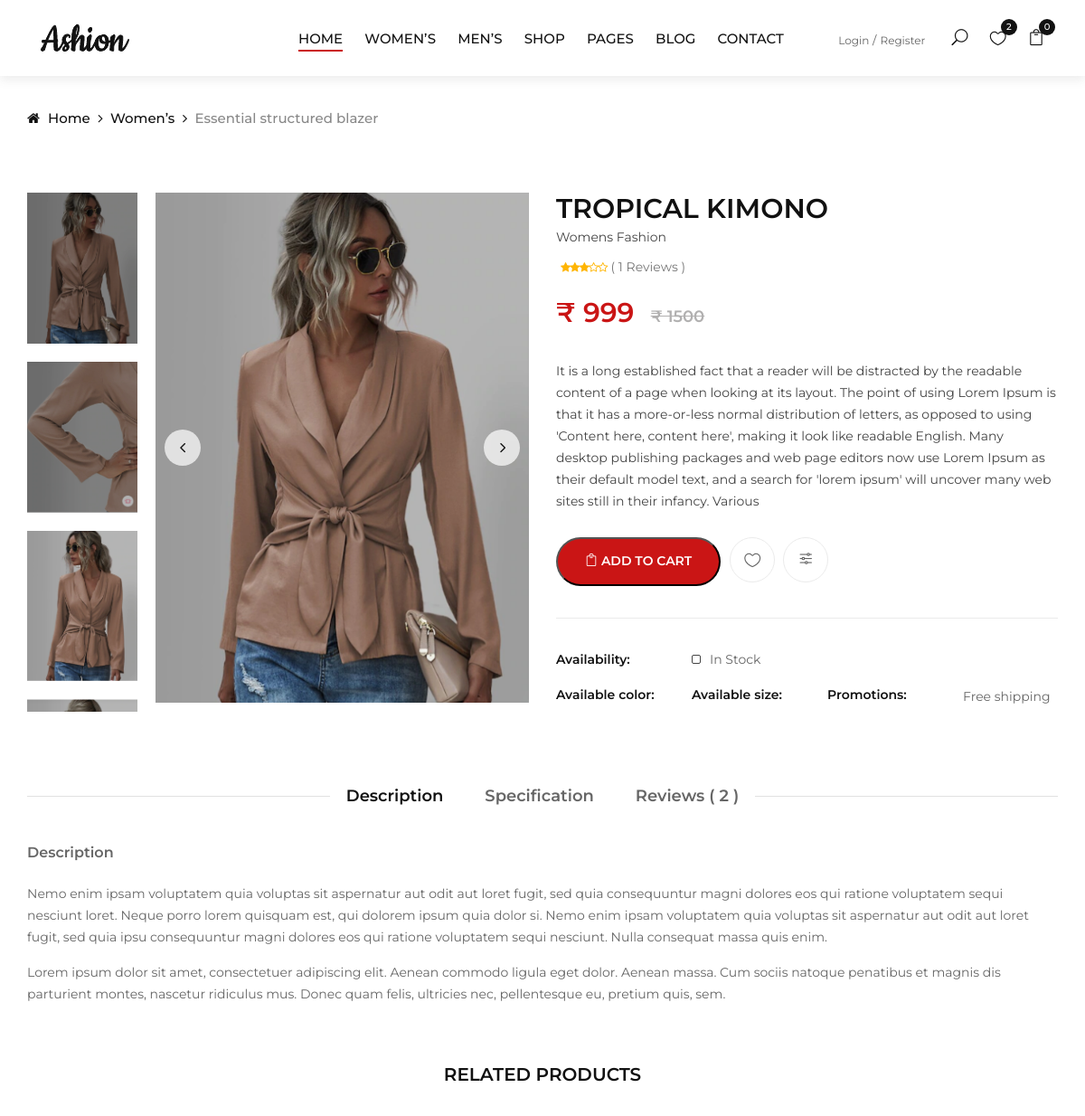
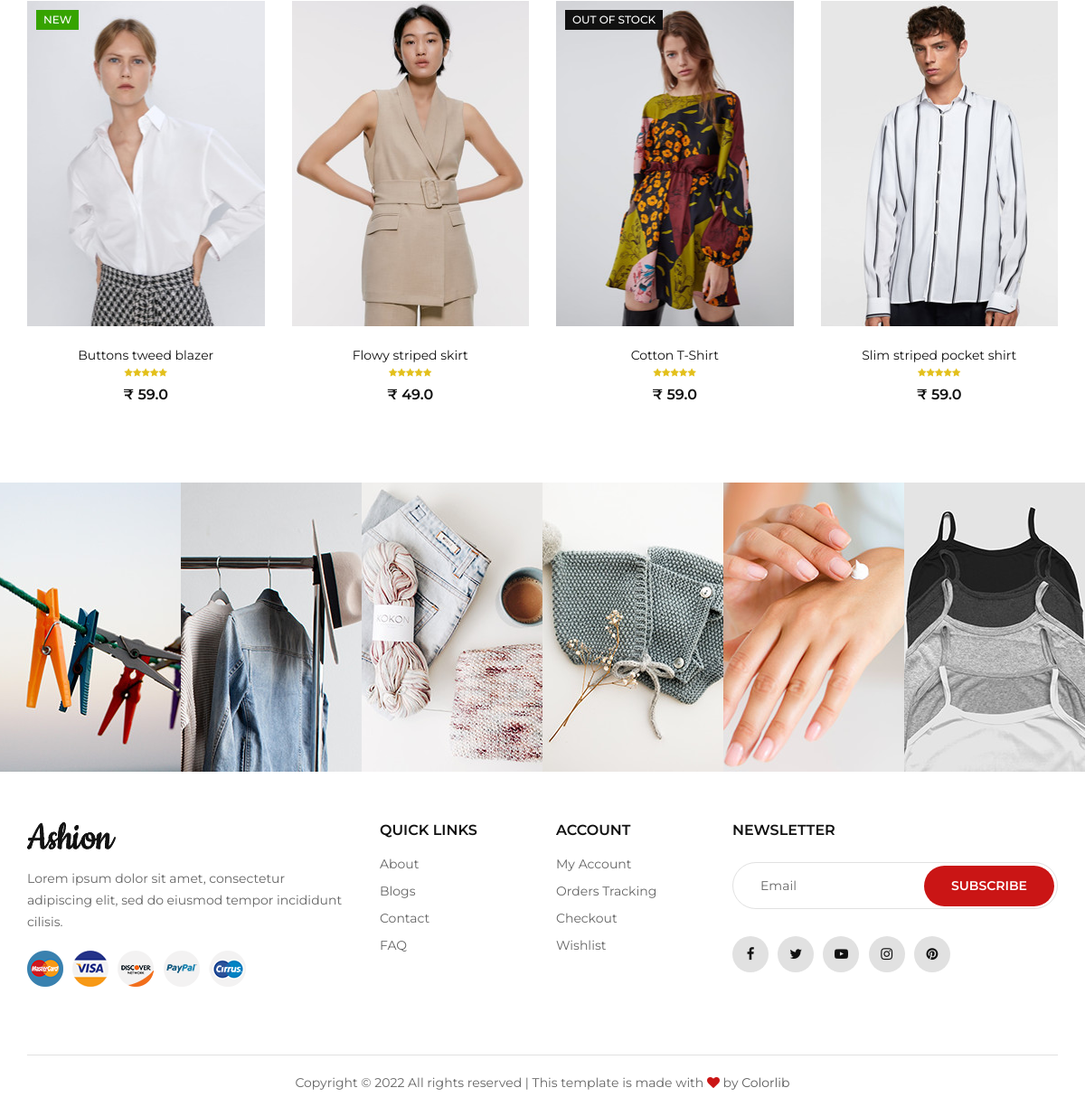
The page /store/category/womens-fashion/tropical-kimono/ on the database its author committed (2 pictures, top to bottom).
### store/models.py (models this page shows, shortened)
class Product(models.Model):
    product_name = models.CharField(max_length=255, unique=True)
    slug = models.SlugField(max_length=255, unique=True)
    description = models.TextField(max_length=500, blank=True)
    price = models.IntegerField()
    stock = models.IntegerField()
    images = models.ImageField(upload_to='photos/products')
    cropping = ImageRatioField('images', '512x512')
    image_1 = models.ImageField(upload_to='photos/products',blank=True)
    image_2 = models.ImageField(upload_to='photos/products',blank=True)
    image_3 = models.ImageField(upload_to='photos/products',blank=True)
    image_4 = models.ImageField(upload_to='photos/products',blank=True)
    is_available = models.BooleanField(default=True)
    category = models.ForeignKey(Category, on_delete=models.CASCADE)
    created_date = models.DateTimeField(auto_now_add=True)
    modified_date = models.DateTimeField(auto_now=True)
    def averageReview(self):
        reviews = ReviewRating.objects.filter(product=self, status=True).aggregate(average=Avg('rating'))
        avg = 0
        if reviews['average'] is not None:
            avg = float(reviews['average'])
        return avg
    def countReview(self):
        reviews = ReviewRating.objects.filter(product=self, status=True).aggregate(count=Count('id'))
        count = 0
        if reviews['count'] is not None:
            count = int(reviews['count'])
        return count

### category/models.py (models this page shows, shortened)
class Category(models.Model):
    category_name = models.CharField(max_length=250, unique=True)
    slug = models.SlugField(max_length=250, unique=True)
    description = models.TextField(max_length=300, blank=True)
    cat_image = models.ImageField(upload_to='photos/category',blank=True)
    class Meta:
        verbose_name = 'category'
        verbose_name_plural = 'categories'
    def __str__(self):
        return self.category_name

### store/views.py (the view)
# urls.py: path('category/<slug:category_slug>/<slug:product_slug>/',views.product_detail,name='product_detail'),
def product_detail(request, category_slug, product_slug):
    try :
        single_product = Product.objects.get(category__slug=category_slug, slug=product_slug)
        in_cart = CartItem.objects.filter(cart__cart_id=_cart_id(request), product=single_product).exists()
    except Exception as e:
        raise e
    if request.user.is_authenticated:
        try:
            orderproduct = OrderProduct.objects.filter(user=request.user, product_id = single_product.id).exists
        except OrderProduct.DoesNotExist:
            orderproduct = None
    else:
        orderproduct = None
    reviews = ReviewRating.objects.filter(product_id = single_product.id, status=True)
    context = {
        'single_product' : single_product,
        'in_cart': in_cart,
        'orderproduct' : orderproduct,
        'reviews':reviews,
    }
    return render(request, 'product_detail.html', context)

### templates/product_detail.html (shortened to what this page needs)
{% extends 'base.html' %}
{% load static %}
{% block content %}
<div class="breadcrumb-option">
    <div class="container">
        <div class="row">
            <div class="col-lg-12">
                <div class="breadcrumb__links">
                    <a href="./index.html"><i class="fa fa-home"></i> Home</a>
                    <a href="#">Women’s </a>
                    <span>Essential structured blazer</span>
                </div>
            </div>
        </div>
    </div>
</div>
<section class="product-details spad">
    <div class="container">
        <div class="row">
            <div class="col-lg-6">
                <div class="product__details__pic">
                    <div class="product__details__pic__left product__thumb nice-scroll">
                        <a class="pt active" href="#product-1">
                            <img src="{{single_product.images.url}}" alt="">
                        </a>
                        <a class="pt active" href="#product-2">
                            <img src="{{single_product.image_1.url}}" alt="">
                        </a>
                        <a class="pt" href="#product-3">
                            <img src="{{single_product.image_2.url}}" alt="">
                        </a>
                        <a class="pt" href="#product-4">
                            <img src="{{single_product.image_3.url}}" alt="">
                        </a>
                    </div>
                    <div class="product__details__slider__content">
                        <div class="product__details__pic__slider owl-carousel">
                            {% load thumbnail %}
                            <img data-hash="product-1" class="product__big__img" src="{% thumbnail single_product.images 512x512 box=product.cropping crop detail %}
                            " alt="">
                        </div>
                    </div>
                </div>
            </div>
            <div class="col-lg-6">
                <form action="{% url 'add_cart' single_product.id %}" method="POST">
                <div class="product__details__text">
                    <h3>{{single_product.product_name}} <span>{{single_product.category}}</span></h3>
                    <div class="rating">
                        <div class="my-2 rating-star">
                            <span>
                                <i class="fa fa-star{% if single_product.averageReview < 0.5 %}-o{% elif single_product.averageReview >= 0.5 and single_product.averageReview < 1 %}-half-o {% endif %}" aria-hidden="true"></i>
                                <i class="fa fa-star{% if single_product.averageReview < 1.5 %}-o{% elif single_product.averageReview >= 1.5 and single_product.averageReview < 2 %}-half-o {% endif %}" aria-hidden="true"></i>
                                <i class="fa fa-star{% if single_product.averageReview < 2.5 %}-o{% elif single_product.averageReview >= 2.5 and single_product.averageReview < 3 %}-half-o {% endif %}" aria-hidden="true"></i>
                                <i class="fa fa-star{% if single_product.averageReview < 3.5 %}-o{% elif single_product.averageReview >= 3.5 and single_product.averageReview < 4 %}-half-o {% endif %}" aria-hidden="true"></i>
                                <i class="fa fa-star{% if single_product.averageReview < 4.5 %}-o{% elif single_product.averageReview >= 4.5 and single_product.averageReview < 5 %}-half-o {% endif %}" aria-hidden="true"></i>
                            </span>
                            <span class="ml-1" style="color:#777; font-size: 14px;">( {{single_product.countReview}}  Reviews )</span>
                        </div>
                    </div>
                    <div class="product__details__price">₹ {{single_product.price}} <span>₹ 1500 </span></div>
                    <p>{{single_product.description}}</p>
                    <div class="product__details__button">
                        {% if single_product.stock <= 0 %}
                        <a href="" class="cart-btn"><span class=""></span>Out of stock</a>
                        {% else %}
                         <button type="submit" href="" class="cart-btn"><span class="icon_bag_alt"></span> Add to cart</button>
                        {% endif %}
                        <ul>
                            <li><a href="#"><span class="icon_heart_alt"></span></a></li>
                            <li><a href="#"><span class="icon_adjust-horiz"></span></a></li>
                        </ul>
                    </div>
                    <div class="product__details__widget">
                        <ul>
                            <li>
                                <span>Availability:</span>
                                <div class="stock__checkbox">
                                    <label for="stockin">
                                        In Stock
                                        <span class="checkmark"></span>
                                    </label>
                                </div>
                            </li>
                            <li>
                                <span>Available color:</span>
                            </li>
                            <li>
                                <span>Available size:</span>
                            </li>
                            <li>
                                <span>Promotions:</span>
                                <p>Free shipping</p>
                            </li>
                        </ul>
                    </div>
                </div>
            </form>
            </div>
            <div class="col-lg-12">
                <div class="product__details__tab">
                    <ul class="nav nav-tabs" role="tablist">
                        <li class="nav-item">
                            <a class="nav-link active" data-toggle="tab" href="#tabs-1" role="tab">Description</a>
                        </li>
                        <li class="nav-item">
                            <a class="nav-link" data-toggle="tab" href="#tabs-2" role="tab">Specification</a>
                        </li>
                        <li class="nav-item">
                            <a class="nav-link" data-toggle="tab" href="#tabs-3" role="tab">Reviews ( 2 )</a>
                        </li>
                    </ul>
                    <div class="tab-content">
                        <div class="tab-pane active" id="tabs-1" role="tabpanel">
                            <h6>Description</h6>
                            <p>Nemo enim ipsam voluptatem quia voluptas sit aspernatur aut odit aut loret fugit, sed
                                quia consequuntur magni dolores eos qui ratione voluptatem sequi nesciunt loret.
                                Neque porro lorem quisquam est, qui dolorem ipsum quia dolor si. Nemo enim ipsam
                                voluptatem quia voluptas sit aspernatur aut odit aut loret fugit, sed quia ipsu
                                consequuntur magni dolores eos qui ratione voluptatem sequi nesciunt. Nulla
                            consequat massa quis enim.</p>
                            <p>Lorem ipsum dolor sit amet, consectetuer adipiscing elit. Aenean commodo ligula eget
                                dolor. Aenean massa. Cum sociis natoque penatibus et magnis dis parturient montes,
                                nascetur ridiculus mus. Donec quam felis, ultricies nec, pellentesque eu, pretium
                            quis, sem.</p>
                        </div>
                    </div>
                </div>
            </div>
        </div>
        <div class="row">
            <div class="col-lg-12 text-center">
                <div class="related__title">
                    <h5>RELATED PRODUCTS</h5>
                </div>
            </div>
            <div class="col-lg-3 col-md-4 col-sm-6">
                <div class="product__item">
                    <div class="product__item__pic set-bg" data-setbg="img/product/related/rp-1.jpg">
                        <div class="label new">New</div>
                        <ul class="product__hover">
                        </ul>
                    </div>
                    <div class="product__item__text">
                        <h6><a href="#">Buttons tweed blazer</a></h6>
                        <div class="rating">
                            <i class="fa fa-star"></i>
                            <i class="fa fa-star"></i>
                            <i class="fa fa-star"></i>
                            <i class="fa fa-star"></i>
                            <i class="fa fa-star"></i>
                        </div>
                        <div class="product__price">₹ 59.0</div>
                    </div>
                </div>
            </div>
            <div class="col-lg-3 col-md-4 col-sm-6">
                <div class="product__item">
                    <div class="product__item__pic set-bg" data-setbg="img/product/related/rp-2.jpg">
                        <ul class="product__hover">
                        </ul>
                    </div>
                    <div class="product__item__text">
                        <h6><a href="#">Flowy striped skirt</a></h6>
                        <div class="rating">
                            <i class="fa fa-star"></i>
                            <i class="fa fa-star"></i>
                            <i class="fa fa-star"></i>
                            <i class="fa fa-star"></i>
                            <i class="fa fa-star"></i>
                        </div>
                        <div class="product__price">₹ 49.0</div>
                    </div>
                </div>
            </div>
            <div class="col-lg-3 col-md-4 col-sm-6">
                <div class="product__item">
                    <div class="product__item__pic set-bg" data-setbg="img/product/related/rp-3.jpg">
                        <div class="label stockout">out of stock</div>
                        <ul class="product__hover">
                        </ul>
                    </div>
                    <div class="product__item__text">
                        <h6><a href="#">Cotton T-Shirt</a></h6>
                        <div class="rating">
                            <i class="fa fa-star"></i>
                            <i class="fa fa-star"></i>
                            <i class="fa fa-star"></i>
                            <i class="fa fa-star"></i>
                            <i class="fa fa-star"></i>
                        </div>
                        <div class="product__price">₹ 59.0</div>
                    </div>
                </div>
            </div>
            <div class="col-lg-3 col-md-4 col-sm-6">
                <div class="product__item">
                    <div class="product__item__pic set-bg" data-setbg="img/product/related/rp-4.jpg">
                        <ul class="product__hover">
                        </ul>
                    </div>
                    <div class="product__item__text">
                        <h6><a href="#">Slim striped pocket shirt</a></h6>
                        <div class="rating">
                            <i class="fa fa-star"></i>
                            <i class="fa fa-star"></i>
                            <i class="fa fa-star"></i>
                            <i class="fa fa-star"></i>
                            <i class="fa fa-star"></i>
                        </div>
                        <div class="product__price">₹ 59.0</div>
                    </div>
                </div>
            </div>
        </div>
    </div>
</section>
<div class="instagram">
    <div class="container-fluid">
        <div class="row">
            <div class="col-lg-2 col-md-4 col-sm-4 p-0">
                <div class="instagram__item set-bg" data-setbg="{% static 'img/instagram/insta-1.jpg' %}">
                </div>
            </div>
            <div class="col-lg-2 col-md-4 col-sm-4 p-0">
                <div class="instagram__item set-bg" data-setbg="{% static 'img/instagram/insta-2.jpg' %}">
                </div>
            </div>
            <div class="col-lg-2 col-md-4 col-sm-4 p-0">
                <div class="instagram__item set-bg" data-setbg="{% static 'img/instagram/insta-3.jpg' %}">
                </div>
            </div>
            <div class="col-lg-2 col-md-4 col-sm-4 p-0">
                <div class="instagram__item set-bg" data-setbg="{% static 'img/instagram/insta-4.jpg' %}">
                </div>
            </div>
            <div class="col-lg-2 col-md-4 col-sm-4 p-0">
                <div class="instagram__item set-bg" data-setbg="{% static 'img/instagram/insta-5.jpg' %}">
                </div>
            </div>
            <div class="col-lg-2 col-md-4 col-sm-4 p-0">
                <div class="instagram__item set-bg" data-setbg="{% static 'img/instagram/insta-6.jpg' %}">
                </div>
            </div>
        </div>
    </div>
</div>
{% endblock content %}

### rows shown on the page
Product: images (picture), image_1 (picture), image_2 (picture), image_3 (picture), product_name "TROPICAL KIMONO", category "Womens Fashion", countReview "1", price "999", description "It is a long established fact that a reader will be distracted by the readable content of a page when looking at its layout. The point of using Lorem Ipsum is that it has a more-or-less normal distribution of letters, as opposed to using 'Content here, content here', making it look like readable English. Many desktop publishing packages and web page editors now use Lorem Ipsum as their default model text, and a search for 'lorem ipsum' will uncover many web sites still in their infancy. Various"

### other values the page prints
{{ cart_count }} "0"
